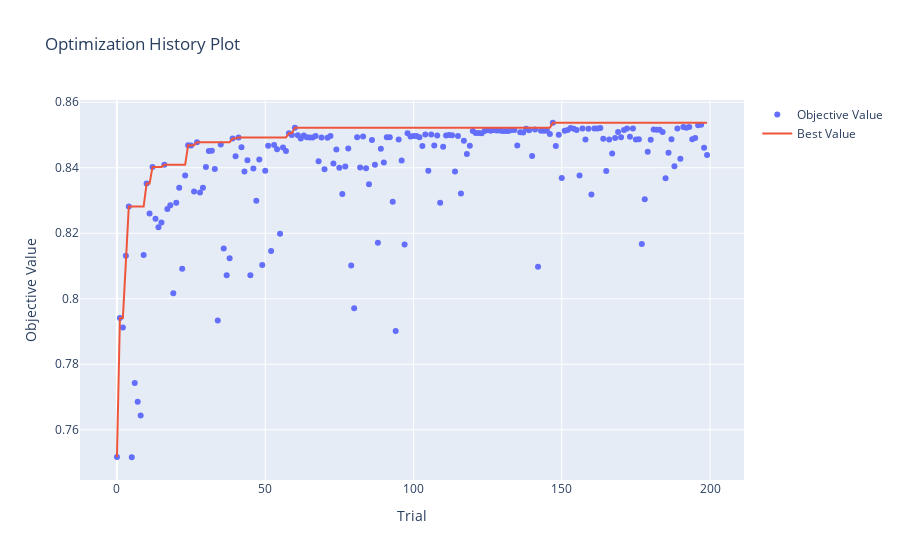

The notebook cell this image was saved under:
### Code cell
fig = plot_optimization_history(study_balanced)
fig.show()

### Figure 1 — Plotly figure (JSON) as saved in the notebook; plotly's stock layout.template omitted (floating-point values rounded to 4 significant figures; data arrays with more than 128 entries replaced by an {"elided": "..."} marker saying what was removed)
{"data": [{"mode": "markers", "name": "Objective Value", "type": "scatter", "x": {"elided": "200 int values"}, "y": {"elided": "200 float values"}}, {"mode": "lines", "name": "Best Value", "type": "scatter", "x": {"elided": "200 int values"}, "y": {"elided": "200 float values"}}, {"marker": {"color": "#cccccc"}, "mode": "markers", "name": "Infeasible Trial", "showlegend": false, "type": "scatter", "x": [], "y": []}], "layout": {"title": {"text": "Optimization History Plot"}, "xaxis": {"title": {"text": "Trial"}}, "yaxis": {"title": {"text": "Objective Value"}}}}
